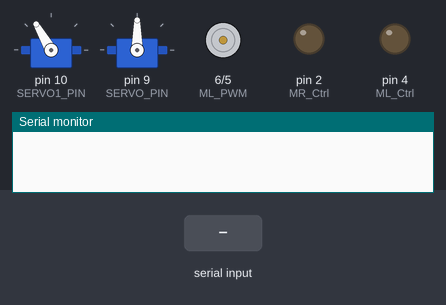
Bench run of a sketch on a simulated Arduino Uno, built with avr-gcc and run on an emulated ATmega328P. Shown: 2 × servo, motor-driver pin pairs drawn as motors (green arrow = first pin HIGH = forward, orange = second pin HIGH = backward, longer = more drive), output pins drawn as LEDs (lit = HIGH), the last lines printed to the serial monitor. The test bench sets the inputs (shaded band).

Above: at 2.2 s.
2.3 s: "B,1\n" received over Serial
At 3.4 s:
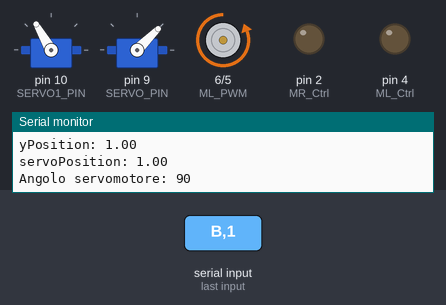
3.8 s: "A,150\n" received over Serial
At 4.6 s:
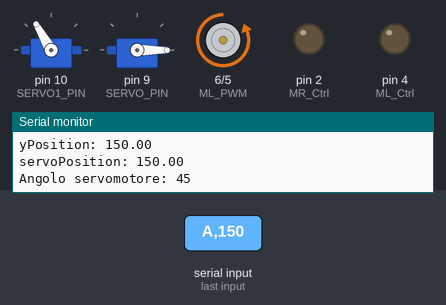
5.3 s: "A\n" received over Serial
At 5.6 s:
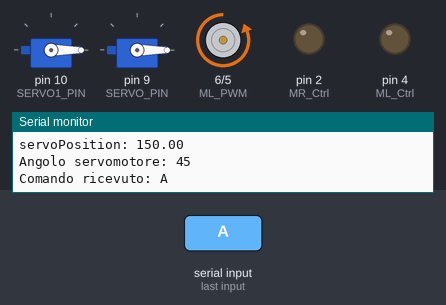
6.8 s: "LX:\n" received over Serial
At 8.0 s:
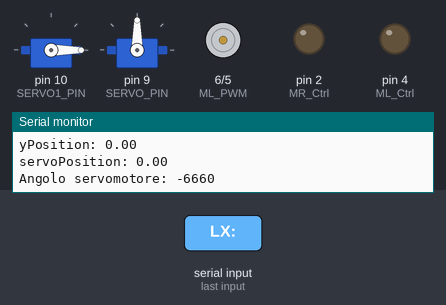
8.3 s: "A,1\n" received over Serial
At 9.2 s:
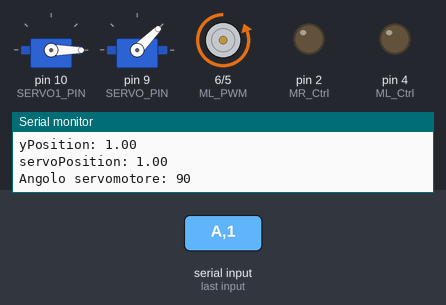
9.8 s: "B,150\n" received over Serial
At 10.4 s:
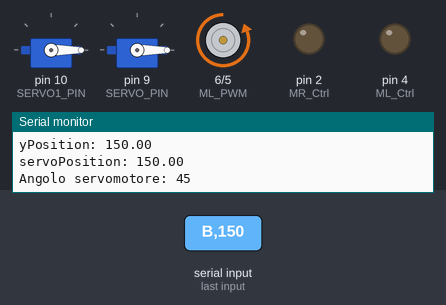
Timing chart, 0 to 12.3 s (numbered marks = the images above; inputs shaded):
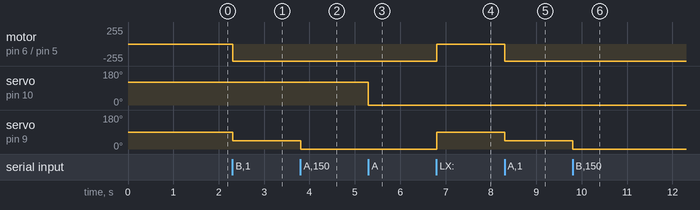

Measured:
- after the input at 2.3 s, motor on pin 6 (ML_PWM) / pin 5 (MR_PWM): stopped → backward 255/255 at once; servo on pin 9 (SERVO_PIN): 90° → 45° at once
- after the input at 3.8 s, servo on pin 9 (SERVO_PIN): 45° → 0° at once
- after the input at 5.3 s, servo on pin 10 (SERVO1_PIN): 120° → 0° at once
- after the input at 6.8 s, motor on pin 6 (ML_PWM) / pin 5 (MR_PWM): backward 255/255 → stopped at once; servo on pin 9 (SERVO_PIN): 0° → 90° at once
- after the input at 8.3 s, motor on pin 6 (ML_PWM) / pin 5 (MR_PWM): stopped → backward 255/255 at once; servo on pin 9 (SERVO_PIN): 90° → 45° at once
- after the input at 9.8 s, servo on pin 9 (SERVO_PIN): 45° → 0° at once

The sketch:

Controllo_Motori_Arduino.ino
```cpp
#include <Servo.h>

// Pin di controllo motori
#define ML_Ctrl 4
#define ML_PWM 6
#define MR_Ctrl 2
#define MR_PWM 5

#define SERVO1_PIN 10
#define SERVO_PIN 9  // Pin D9 per il servomotore

// Variabili per il movimento
float xPosition = 0.0;  // Posizione del joystick sull'asse X
float yPosition = 0.0;  // Posizione del joystick sull'asse Y
float servoPosition = 0.0;
float leftSpeed = 0.0;    // Velocità motore sinistro
float rightSpeed = 0.0;   // Velocità motore destro
int Speed_Max = 255;      //Velocità massima


int LX_index ;
int RX_index ;
int RY_index ;
int servoAngle = 90, end_eff_relaxed = 120, end_eff_extended= 0;


// Variabili per il servomotore
Servo myServo;  // Crea un'istanza del servomotore
Servo myServo1;

void setup() {
  // Impostazione dei pin
  pinMode(SERVO_PIN, OUTPUT);
  pinMode(ML_Ctrl, OUTPUT);
  pinMode(ML_PWM, OUTPUT);
  pinMode(MR_Ctrl, OUTPUT);
  pinMode(MR_PWM, OUTPUT);

  Serial.begin(115200);  // Comunicazione seriale
  myServo1.attach(SERVO1_PIN);
  myServo.attach(SERVO_PIN);  // Collega il servomotore al pin D9
  myServo1.write(end_eff_relaxed);
  myServo.write(servoAngle);  // Imposta inizialmente il servomotore a 90° (centrato)
  String command = Serial.readStringUntil('\n');

}

void loop() {

  if (Serial.available()) {
    String command = Serial.readStringUntil('\n');
    command.trim();
    // Debug: stampa il comando ricevuto
    Serial.println("Comando ricevuto: " + command);

    //Modalità di precisione on/off
    if (command == "B") {
      Speed_Max = 255.00;
      delay(5);
    }
    else if (command == "B") {
      Speed_Max = 155.00;
      delay(5);
    }
    else if (command == "A") {
      myServo1.write(end_eff_extended);
      delay(5);
    }
    else if (command == "A") {
      myServo1.write(end_eff_relaxed);
      delay(5);
    }
    else {
      // Se il comando non è M_off o M_on, controlla il movimento
      command_analysis(command);
    }
      // Controlla i motori
    controlMotors(leftSpeed, rightSpeed);
      // Controlla il servomotore
    myServo.write(servoAngle);  // Imposta l'angolo del servomotore
  }
}

void command_analysis(String command){
  // Estrai i valori X, Y e Z dal comando
  // LX:-1.0,RX:-05,RY:-1.0
  LX_index = command.indexOf("LX:") + 3;
  RX_index = command.indexOf("RX:") + 3;
  RY_index = command.indexOf("RY:") + 3;

  // Estrai i valori
  String xStr = command.substring(LX_index, command.indexOf(",", LX_index));
  String yStr = command.substring(RX_index, command.indexOf(",", RX_index));
  String zStr = command.substring(RY_index);

  xPosition = yStr.toFloat();
  yPosition = zStr.toFloat();
  servoPosition = xStr.toFloat();  // Posizione per il servomotore

  // Debug: stampa i valori X, Y e Z ricevuti
  Serial.println("xPosition: " + String(xPosition));
  Serial.println("yPosition: " + String(yPosition));
  Serial.println("servoPosition: " + String(servoPosition));
  // Debug: stampa l'angolo del servomotore
  Serial.println("Angolo servomotore: " + String(servoAngle));

  // Calcola la velocità dei motori
  leftSpeed = (yPosition * Speed_Max) + (-xPosition * Speed_Max);
  rightSpeed = (yPosition * Speed_Max) + (xPosition * Speed_Max);
  if (leftSpeed > Speed_Max) leftSpeed = Speed_Max;
  if (rightSpeed > Speed_Max) rightSpeed = Speed_Max;
  if (leftSpeed < -Speed_Max) leftSpeed = -Speed_Max;
  if (rightSpeed < -Speed_Max) rightSpeed = -Speed_Max;


  servoAngle =(-servoPosition*45)+90;  // Mappa la posizione del joystick sull'asse X da -1 a 1 a un angolo da 0 a 180

}


// Funzione per il controllo dei motori
void controlMotors(float leftSpeed, float rightSpeed) {
  int k = 5;

  // Controllo del motore sinistro
  if (leftSpeed - k > 0) {
    digitalWrite(ML_Ctrl, LOW);  // Direzione avanti
    analogWrite(ML_PWM, (int)leftSpeed);
  } else if (leftSpeed + k < 0) {
    digitalWrite(ML_Ctrl, HIGH);  // Direzione indietro
    analogWrite(ML_PWM, (int)leftSpeed);
  } else {
    digitalWrite(ML_Ctrl, LOW);
    analogWrite(ML_PWM, 0);  // Stop motore sinistro
  }

  // Controllo del motore destro
  if (rightSpeed - k > 0) {
    digitalWrite(MR_Ctrl, LOW);  // Direzione avanti
    analogWrite(MR_PWM, (int)rightSpeed);
  } else if (rightSpeed + k < 0) {
    digitalWrite(MR_Ctrl, HIGH);  // Direzione indietro
    analogWrite(MR_PWM, (int)rightSpeed);
  } else {
    digitalWrite(MR_Ctrl, LOW);
    analogWrite(MR_PWM, 0);  // Stop motore destro
  }
}
```
